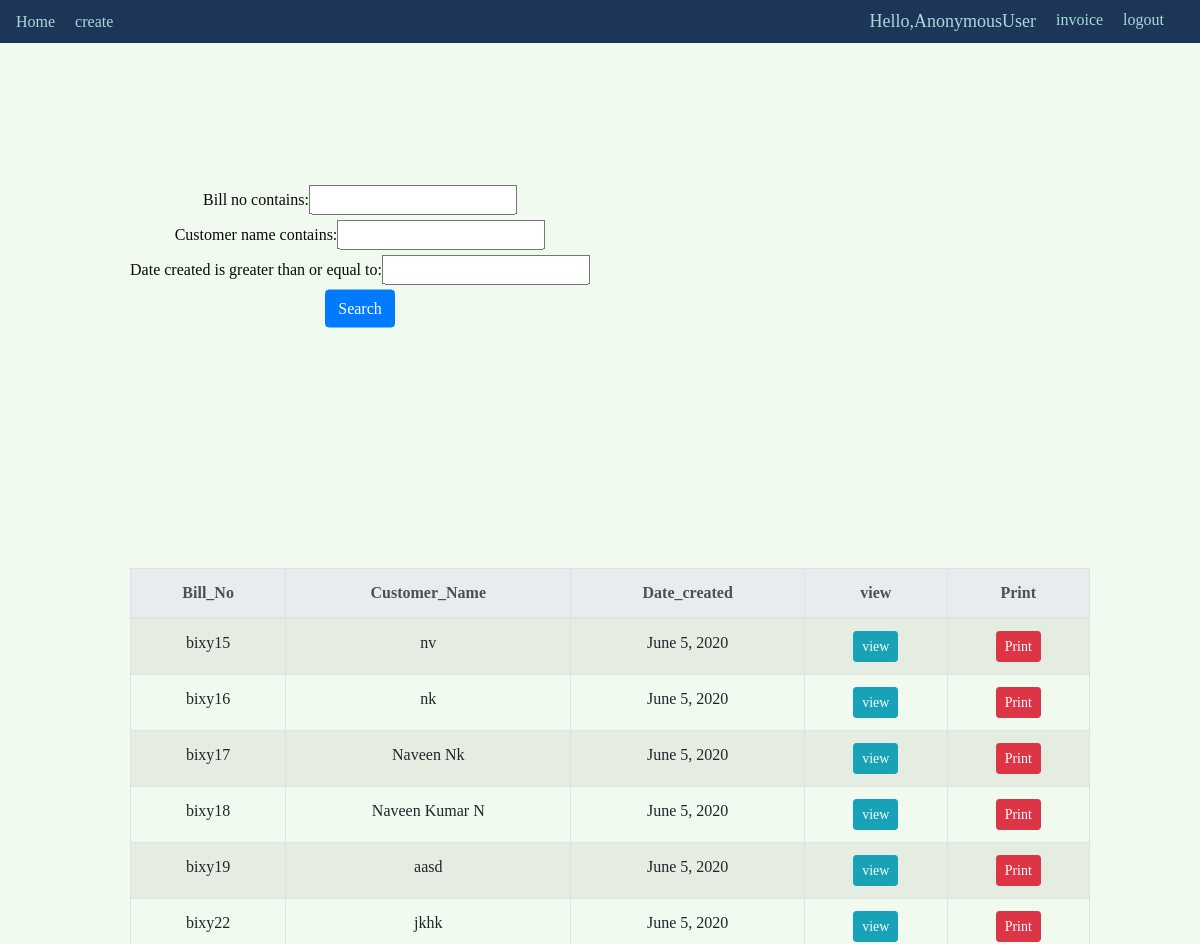
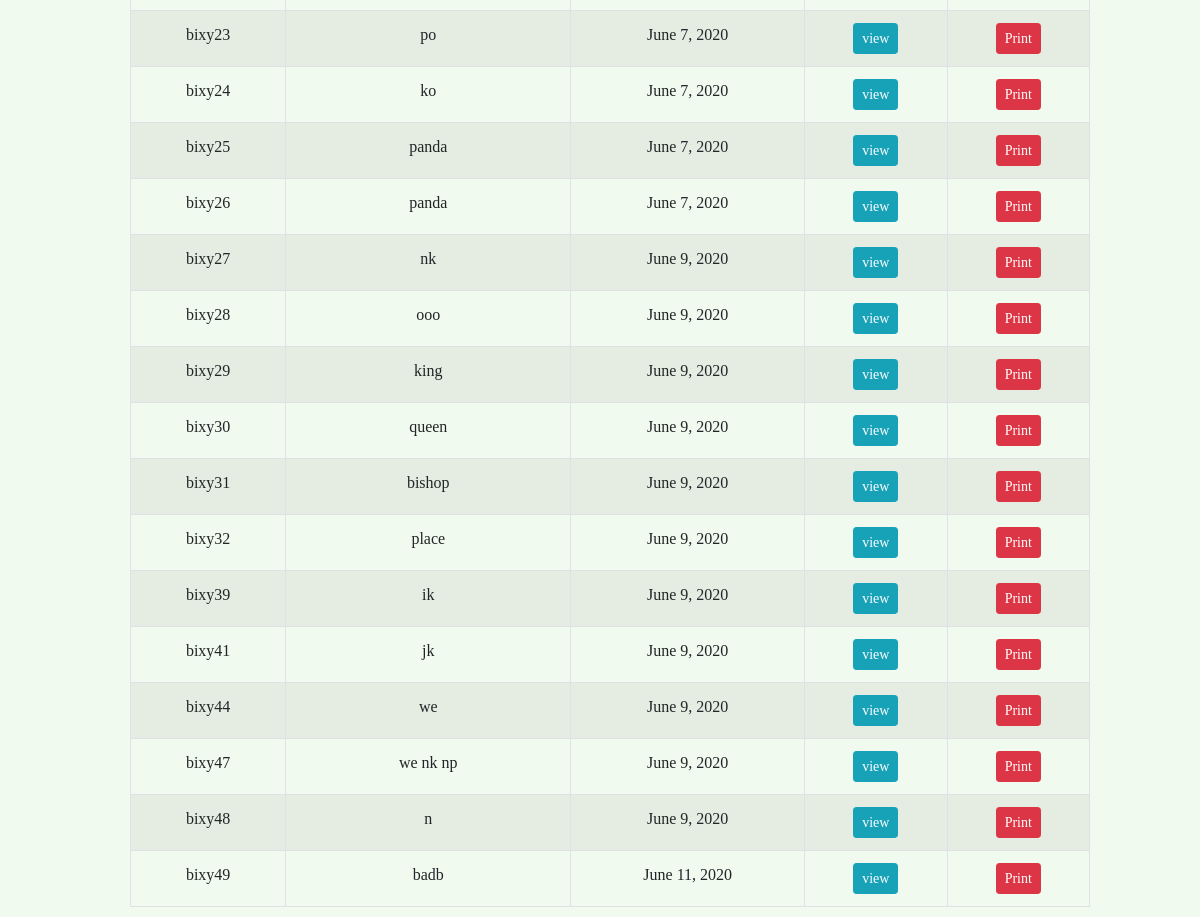
Page /invoice/inv_search/ on the committed database (2 pictures, top to bottom).
### invoice/models.py (models this page shows)
class invoice(models.Model):
    id = models.AutoField(primary_key=True)
    user = models.ForeignKey(User,on_delete=models.SET_NULL,null = True)
    bill_no = models.CharField(max_length=10, null=True)
    customer_name = models.CharField(max_length=100, null=True)
    address = models.CharField(max_length=100, null=True)
    district = models.CharField(max_length=100, null=True)
    date_created = models.DateField(auto_now_add=True)
    invoice_complete = models.BooleanField(default=False)

### invoice/views.py (the view)
# urls.py: path('inv_search/',views.invoicesearch,name='invoice_search'),
def invoicesearch(request):
    invoice_obj = invoice.objects.all()
    myfilter = myFilter(request.GET,queryset = invoice_obj)
    invoice_obj= myfilter.qs
    context ={ 'invoice':invoice_obj , 'filter':myfilter  }
    return render(request, 'invoice/inv_search.html',context)

### templates/invoice/inv_search.html (shortened to what this page needs)
{% load static %}
<!DOCTYPE html>
<html lang="en" dir="ltr">
  <head>
    <link rel="stylesheet" href="{% static "css/search.css"%}">
    <link rel="stylesheet" href="https://cdnjs.cloudflare.com/ajax/libs/font-awesome/4.7.0/css/font-awesome.min.css">
    <link rel="stylesheet" href="https://stackpath.bootstrapcdn.com/bootstrap/4.4.1/css/bootstrap.min.css">
  </head>
  <body>
    {% include 'stock/navbar.html' %}
    <div class="wrap">
           <div class="search">
             <form method="get">
    				{{filter.form}}
    		    <button class="btn btn-primary" type="submit">Search</button>
    		  </form>
           </div>
        </div>
    <div class="tableallign">
      <table class="table table-striped table-bordered table-hover tablewrap">
        <thead class="thead-light">
          <tr>
            <th scope="col">Bill_No</th>
            <th scope="col">Customer_Name</th>
            <th scope="col">Date_created</th>
            <th scope="col">view</th>
            <th scope="col">Print</th>
          </tr>
        </thead>
        {% for obj in invoice %}
					<tr>
						<td>{{obj.bill_no}}</td>
            <td>{{obj.customer_name}}</td>
            <td>{{obj.date_created}}</td>
            <td><a class="btn btn-sm btn-info" href="{% url 'htmlbillsearch' obj.id %}">view</a></td>
            <td><a class="btn btn-sm btn-danger" href="{% url 'pdfpage' obj.id  %}">Print</a></td>
					</tr>
				{% endfor %}
      </table>
    </div>
  </body>
</html>

### static/css/search.css (style rules this page uses)
.search { width: 100%; position: relative; display: flex; top: 70px; }
.wrap { width: 40%; position: absolute; top: 10%; left: 30%; transform: translate(-50%, -50%); }
.tableallign { width: 80%; top: 30%; position: absolute; margin: 10px; right: 10; left: 10%; }

### static/css/searchnavbar.css (style rules this page uses)
body { color:#0a0a0a; text-align:center; font-family: 'Dancing Script', cursive; background-color: #f1faee; background-repeat: no-repeat; background-size: 100% ; padding-top: 0; }

### rows in the picture
invoice: bill_no "bixy15", customer_name "nv", date_created "June 5, 2020"
invoice: bill_no "bixy16", customer_name "nk", date_created "June 5, 2020"
invoice: bill_no "bixy17", customer_name "Naveen Nk", date_created "June 5, 2020"
invoice: bill_no "bixy18", customer_name "Naveen Kumar N", date_created "June 5, 2020"
invoice: bill_no "bixy19", customer_name "aasd", date_created "June 5, 2020"
invoice: bill_no "bixy22", customer_name "jkhk", date_created "June 5, 2020"
invoice: bill_no "bixy23", customer_name "po", date_created "June 7, 2020"
invoice: bill_no "bixy24", customer_name "ko", date_created "June 7, 2020"
invoice: bill_no "bixy25", customer_name "panda", date_created "June 7, 2020"
invoice: bill_no "bixy26", customer_name "panda", date_created "June 7, 2020"
invoice: bill_no "bixy27", customer_name "nk", date_created "June 9, 2020"
invoice: bill_no "bixy28", customer_name "ooo", date_created "June 9, 2020"
invoice: bill_no "bixy29", customer_name "king", date_created "June 9, 2020"
invoice: bill_no "bixy30", customer_name "queen", date_created "June 9, 2020"
invoice: bill_no "bixy31", customer_name "bishop", date_created "June 9, 2020"
invoice: bill_no "bixy32", customer_name "place", date_created "June 9, 2020"
invoice: bill_no "bixy39", customer_name "ik", date_created "June 9, 2020"
invoice: bill_no "bixy41", customer_name "jk", date_created "June 9, 2020"
invoice: bill_no "bixy44", customer_name "we", date_created "June 9, 2020"
invoice: bill_no "bixy47", customer_name "we nk np", date_created "June 9, 2020"
invoice: bill_no "bixy48", customer_name "n", date_created "June 9, 2020"
invoice: bill_no "bixy49", customer_name "badb", date_created "June 11, 2020"

### other values in the picture
{{ request.user }} "AnonymousUser"
